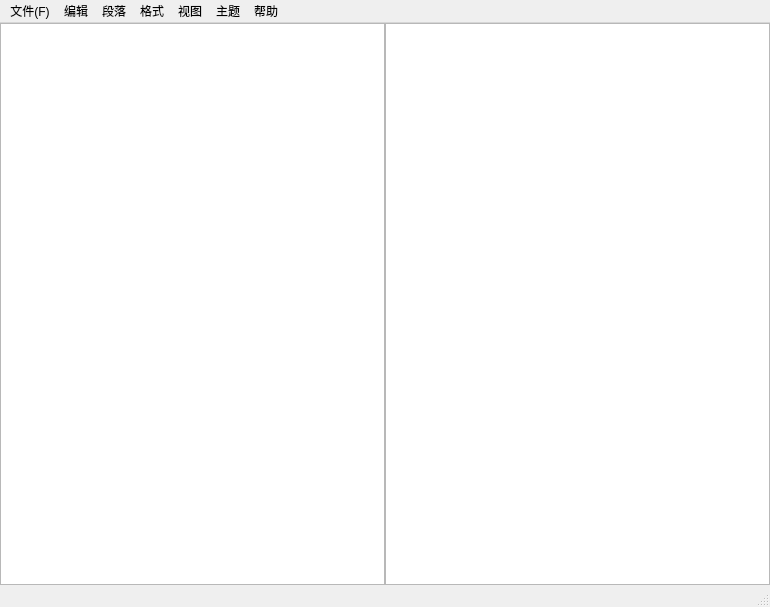
<?xml version="1.0" encoding="UTF-8"?>
<ui version="4.0">
 <class>OneMarkdown</class>
 <widget class="QMainWindow" name="OneMarkdown">
  <property name="geometry">
   <rect>
    <x>0</x>
    <y>0</y>
    <width>770</width>
    <height>607</height>
   </rect>
  </property>
  <property name="sizePolicy">
   <sizepolicy hsizetype="Expanding" vsizetype="Expanding">
    <horstretch>0</horstretch>
    <verstretch>0</verstretch>
   </sizepolicy>
  </property>
  <property name="windowTitle">
   <string>OneMarkdown</string>
  </property>
  <property name="windowIcon">
   <iconset>
    <normaloff>../../../Python/WeChatMsg/app/data/icon60x60.png</normaloff>../../../Python/WeChatMsg/app/data/icon60x60.png</iconset>
  </property>
  <property name="toolButtonStyle">
   <enum>Qt::ToolButtonIconOnly</enum>
  </property>
  <property name="animated">
   <bool>true</bool>
  </property>
  <widget class="QWidget" name="centralwidget">
   <property name="enabled">
    <bool>true</bool>
   </property>
   <property name="sizePolicy">
    <sizepolicy hsizetype="Expanding" vsizetype="Expanding">
     <horstretch>0</horstretch>
     <verstretch>0</verstretch>
    </sizepolicy>
   </property>
   <property name="inputMethodHints">
    <set>Qt::ImhNone</set>
   </property>
   <layout class="QHBoxLayout" name="horizontalLayout_2">
    <property name="spacing">
     <number>0</number>
    </property>
    <property name="leftMargin">
     <number>0</number>
    </property>
    <property name="topMargin">
     <number>0</number>
    </property>
    <property name="rightMargin">
     <number>0</number>
    </property>
    <property name="bottomMargin">
     <number>0</number>
    </property>
    <item>
     <layout class="QHBoxLayout" name="horizontalLayout">
      <property name="spacing">
       <number>0</number>
      </property>
      <item>
       <widget class="QTextEdit" name="textEdit"/>
      </item>
      <item>
       <widget class="QTextBrowser" name="textBrowser"/>
      </item>
     </layout>
    </item>
   </layout>
  </widget>
  <widget class="QMenuBar" name="menubar">
   <property name="geometry">
    <rect>
     <x>0</x>
     <y>0</y>
     <width>770</width>
     <height>23</height>
    </rect>
   </property>
   <widget class="QMenu" name="menu">
    <property name="title">
     <string>文件(F)</string>
    </property>
    <addaction name="separator"/>
    <addaction name="action_2"/>
    <addaction name="action_3"/>
   </widget>
   <widget class="QMenu" name="menu_2">
    <property name="title">
     <string>编辑</string>
    </property>
   </widget>
   <widget class="QMenu" name="menu_3">
    <property name="title">
     <string>段落</string>
    </property>
   </widget>
   <widget class="QMenu" name="menu_4">
    <property name="title">
     <string>格式</string>
    </property>
   </widget>
   <widget class="QMenu" name="menu_5">
    <property name="title">
     <string>视图</string>
    </property>
   </widget>
   <widget class="QMenu" name="menu_6">
    <property name="title">
     <string>主题</string>
    </property>
   </widget>
   <widget class="QMenu" name="menu_7">
    <property name="title">
     <string>帮助</string>
    </property>
   </widget>
   <addaction name="menu"/>
   <addaction name="menu_2"/>
   <addaction name="menu_3"/>
   <addaction name="menu_4"/>
   <addaction name="menu_5"/>
   <addaction name="menu_6"/>
   <addaction name="menu_7"/>
  </widget>
  <widget class="QStatusBar" name="statusBar"/>
  <action name="action_2">
   <property name="text">
    <string>新建</string>
   </property>
  </action>
  <action name="action_3">
   <property name="text">
    <string>新建窗口</string>
   </property>
  </action>
 </widget>
 <resources/>
 <connections/>
</ui>
